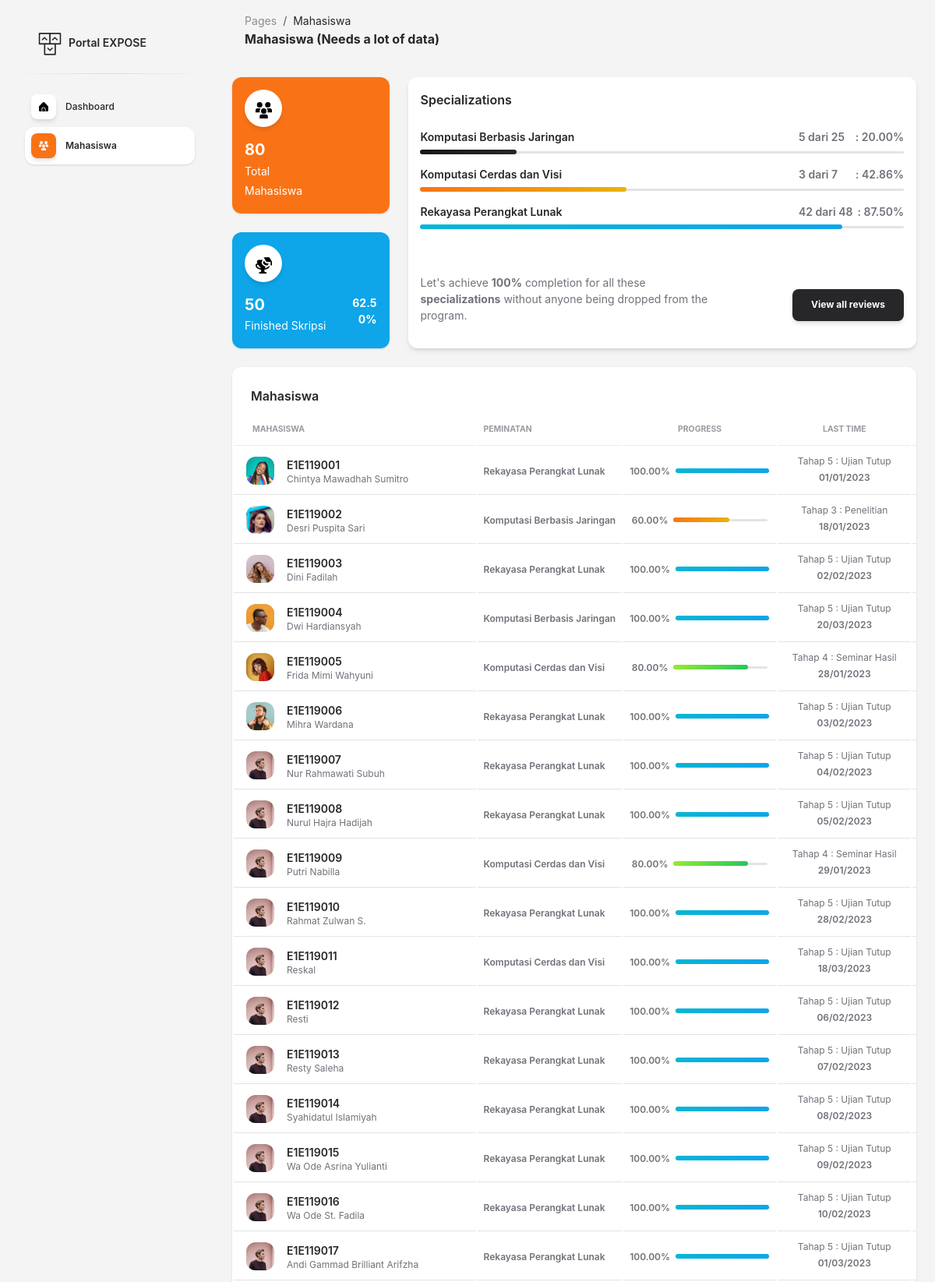
The page /mahasiswa.php (upper part) on the database its author committed.
### tables this page shows
CREATE TABLE IF NOT EXISTS `tb_mahasiswa` (
  `id_m` int NOT NULL AUTO_INCREMENT,
  `nama_mahasiswa` varchar(50) DEFAULT NULL,
  `nim` varchar(12) DEFAULT NULL,
  `peminatan` varchar(30) DEFAULT NULL,
  `jenis_kelamin` varchar(12) DEFAULT NULL,
  PRIMARY KEY (`id_m`)
);

CREATE TABLE IF NOT EXISTS `tb_tahapan` (
  `id_t` int NOT NULL AUTO_INCREMENT,
  `nama_tahap` varchar(20) DEFAULT NULL,
  PRIMARY KEY (`id_t`)
);

### mahasiswa/mahasiswa.php (the view, shortened to what this page needs)
<?php
require_once("conn.php");
$queryStudents = "SELECT
                    m.id_m, m.nim, m.nama_mahasiswa AS nama, m.peminatan,
                    MAX(p.id_t) AS last_progress_id,
                    MAX(p.tanggal) AS last_progress_date,
                    COUNT(p.id_t) AS total_progress_steps
                  FROM
                    tb_mahasiswa m
                  LEFT JOIN
                    tb_progress p ON m.id_m = p.id_m
                  GROUP BY
                    m.id_m
                  ORDER BY
                    m.nim";
$resultStudents = mysqli_query($mysqli, $queryStudents);
?>
<div class="table-responsive p-0">
    <table class="table align-items-center mb-0">
        <thead>
            <tr>
                <th class="text-uppercase text-secondary text-xxs font-weight-bolder opacity-7">Mahasiswa</th>
                <th class="text-uppercase text-secondary text-xxs font-weight-bolder opacity-7 ps-2">Peminatan</th>
                <th class="text-center text-uppercase text-secondary text-xxs font-weight-bolder opacity-7">Progress</th>
                <th class="text-center text-uppercase text-secondary text-xxs font-weight-bolder opacity-7">Last Time</th>
                <th class="text-secondary opacity-7"></th>
            </tr>
        </thead>
        <tbody>
            <?php while ($row = mysqli_fetch_assoc($resultStudents)): ?>
                <?php
                $nim = strtoupper($row['nim']);
                $nama = $row['nama'];
                $peminatan = $row['peminatan'];
                $lastProgressId = $row['last_progress_id'];
                $lastProgressDate = $row['last_progress_date'];
                $totalProgressSteps = $row['total_progress_steps'];
                $queryStageName = "SELECT nama_tahap FROM tb_tahapan WHERE id_t = $lastProgressId";
                $resultStageName = mysqli_query($mysqli, $queryStageName);
                $stageRow = mysqli_fetch_assoc($resultStageName);
                $stageName = $stageRow ? $stageRow['nama_tahap'] : "Unknown";
                $percentage = ($totalProgressSteps > 0) ? ($lastProgressId / 5) * 100 : 0;
                if ($percentage <= 20) {
                    $colorClass = 'bg-gradient-dark';
                } elseif ($percentage <= 40) {
                    $colorClass = 'bg-gradient-danger';
                } elseif ($percentage <= 60) {
                    $colorClass = 'bg-gradient-warning';
                } elseif ($percentage <= 80) {
                    $colorClass = 'bg-gradient-success';
                } else {
                    $colorClass = 'bg-gradient-info';
                }
                $photoPath = file_exists("assets/img/mahasiswa/$nim.jpg") ? "assets/img/mahasiswa/$nim.jpg" : "assets/img/mahasiswa/default.jpg";
                ?>
                <tr>
                    <td>
                        <div class="d-flex px-2 py-1">
                            <div>
                                <img src="<?php echo $photoPath; ?>" class="avatar avatar-sm me-3" alt="<?php echo $nama; ?>">
                            </div>
                            <div class="d-flex flex-column justify-content-center">
                                <h6 class="mb-0 text-sm"><?php echo $nim; ?></h6>
                                <p class="text-xs text-secondary mb-0"><?php echo $nama; ?></p>
                            </div>
                        </div>
                    </td>
                    <td>
                        <p class="text-xs font-weight-bold mb-0"><?php echo $peminatan; ?></p>
                    </td>
                    <td class="align-middle text-center text-sm">
                        <div class="d-flex align-items-center justify-content-center">
                            <span class="me-2 text-xs font-weight-bold"><?php echo number_format($percentage, 2); ?>%</span>
                            <div>
                                <div class="progress">
                                    <div class="progress-bar <?php echo $colorClass; ?>" role="progressbar" aria-valuenow="<?php echo $percentage; ?>" aria-valuemin="0" aria-valuemax="100" style="width: <?php echo $percentage; ?>%;"></div>
                                </div>
                            </div>
                        </div>
                    </td>
                    <td class="align-middle text-center">
                        <p class="text-xs text-secondary mb-0"><?php echo "Tahap ".$lastProgressId." : ". $stageName; ?></p>
                        <span class="text-secondary text-xs font-weight-bold"><?php echo date('d/m/Y', strtotime($lastProgressDate)); ?></span>
                    </td>
                    <td class="align-middle">
                    </td>
                </tr>
            <?php endwhile; ?>
        </tbody>
    </table>
</div>

### mahasiswa.php (shortened to what this page needs)
<!DOCTYPE html>
<html lang="en">
<head>
  <link rel="stylesheet" href="assets/css/inter-font.css">
  <link rel="stylesheet" href="assets/css/nucleo-icons.css">
  <link rel="stylesheet" href="assets/css/nucleo-svg.css">
  <link id="pagestyle" href="assets/css/soft-ui-dashboard.css?v=1.1.0" rel="stylesheet" />
</head>
<body class="g-sidenav-show  bg-gray-100">
  <aside class="sidenav navbar navbar-vertical navbar-expand-xs border-0 border-radius-xl my-3 fixed-start ms-3 " id="sidenav-main">
    <div class="sidenav-header">
      <a class="navbar-brand m-0" target="_blank">
        <img src="assets/img/logo-ct-dark.png" class="navbar-brand-img h-100" alt="main_logo">
        <span class="ms-1 font-weight-bold">Portal EXPOSE</span>
      </a>
    </div>
    <hr class="horizontal dark mt-0">
    <div class="collapse navbar-collapse  w-auto " id="sidenav-collapse-main">
      <ul class="navbar-nav">
        <li class="nav-item">
          <a class="nav-link  " href="index.php">
            <div class="icon icon-shape icon-sm shadow border-radius-md bg-white text-center me-2 d-flex align-items-center justify-content-center">
              <img src="assets/img/Icons/home.svg" alt="" width="12px" height="12px" viewBox="0 0 45 40">
            </div>
            <span class="nav-link-text ms-1">Dashboard</span>
          </a>
        </li>
        <li class="nav-item">
          <a class="nav-link  active" href="mahasiswa.php">
            <div class="icon icon-shape icon-sm shadow border-radius-md bg-white text-center me-2 d-flex align-items-center justify-content-center">
              <img src="assets/img/Icons/users.png" alt="" width="12px" height="12px" viewBox="0 0 45 40">
            </div>
            <span class="nav-link-text ms-1">Mahasiswa</span>
          </a>
        </li>
      </ul>
    </div>
  </aside>
  <main class="main-content position-relative max-height-vh-100 h-100 border-radius-lg ">
    <nav class="navbar navbar-main navbar-expand-lg px-0 mx-4 shadow-none border-radius-xl" id="navbarBlur" navbar-scroll="true">
      <div class="container-fluid py-1 px-3">
        <nav aria-label="breadcrumb">
          <ol class="breadcrumb bg-transparent mb-0 pb-0 pt-1 px-0 me-sm-6 me-5">
            <li class="breadcrumb-item text-sm"><a class="opacity-5 text-dark" href="javascript:;">Pages</a></li>
            <li class="breadcrumb-item text-sm text-dark active" aria-current="page">Mahasiswa</li>
          </ol>
          <h6 class="font-weight-bolder mb-0">Mahasiswa (Needs a lot of data)</h6>
        </nav>
      </div>
    </nav>
    <div class="container-fluid py-4">
      <div class="row">
        <div class="col-lg-3 col-12">
<div class="row">
  <?php
  include 'mahasiswa/total.php';
  include 'mahasiswa/skripsi.php';
  ?>
</div>
        </div>
        <div class="col-lg-9 col-12 mt-4 mt-lg-0">
          <div class="card shadow h-100">
            <div class="card-header pb-0 p-3">
              <h6 class="mb-0">Specializations</h6>
            </div>
            <?php
            include 'mahasiswa/peminatan.php';
            ?>
            <div class="card-footer pt-0 p-3 d-flex align-items-center">
              <div class="w-60">
                <p class="text-sm">
                  Let's achieve <b>100%</b> completion for all these <b>specializations</b>  without anyone being dropped from the program.
                </p>
              </div>
              <div class="w-40 text-end">
                <a class="btn btn-dark mb-0 text-end" href="javascript:;" onclick="scrollToTable()">View all reviews</a>
              </div>
            </div>
          </div>
        </div>
      </div>
      <div class="row">
        <div class="col-12 mt-4">
          <div class="card mb-4">
            <div class="card-header pb-0">
              <h6>Mahasiswa</h6>
            </div>
            <div class="card-body px-0 pt-0 pb-2">
              <?php
            include 'mahasiswa/mahasiswa.php';
            ?>
            </div>
          </div>
        </div>
      </div>
    </div>
  </main>
</body>
</html>

### mahasiswa/total.php
<?php
require_once("conn.php");
$result = mysqli_query($mysqli, "SELECT COUNT(*) AS total_mahasiswa FROM tb_mahasiswa");
if ($result) {
    $row = mysqli_fetch_assoc($result);
    $totalMahasiswa = $row['total_mahasiswa'];
} else {
    $totalMahasiswa = "Data tidak tersedia";
}
?>
<div class="col-lg-12 col-md-6 col-12 mb-4">
  <div class="card">
    <span class="mask bg-primary opacity-10 border-radius-lg"></span>
    <div class="card-body p-3 position-relative">
      <div class="row">
        <div class="col-8 text-start">
          <div class="icon icon-shape bg-white shadow text-center border-radius-2xl">
            <img class="Center mt-3 pb-1" src="assets/img/Icons/users.svg" alt="" height="25px">
          </div>
          <h5 class="text-white font-weight-bolder mb-0 mt-3">
            <?php echo $totalMahasiswa; ?>
          </h5>
          <span class="text-white text-sm">Total Mahasiswa</span>
        </div>
      </div>
    </div>
  </div>
</div>

### mahasiswa/skripsi.php (shortened to what this page needs)
<?php
require_once("conn.php");
$queryTahap5 = "SELECT COUNT(DISTINCT id_m) AS count_tahap5 FROM tb_progress WHERE id_t = 5";
$resultTahap5 = mysqli_query($mysqli, $queryTahap5);
$queryTotalMahasiswa = "SELECT COUNT(*) AS total_mahasiswa FROM tb_mahasiswa";
$resultTotalMahasiswa = mysqli_query($mysqli, $queryTotalMahasiswa);
if ($resultTahap5 && $resultTotalMahasiswa) {
    $countTahap5 = mysqli_fetch_assoc($resultTahap5)['count_tahap5'];
    $totalMahasiswa = mysqli_fetch_assoc($resultTotalMahasiswa)['total_mahasiswa'];
    $percentage = ($totalMahasiswa > 0) ? ($countTahap5 / $totalMahasiswa) * 100 : 0;
} else {
    $countTahap5 = "Data tidak tersedia";
    $totalMahasiswa = "Data tidak tersedia";
    $percentage = "Data tidak tersedia";
}
?>
<div class="col-lg-12 col-md-6 col-12 mt-4 mt-md-0">
  <div class="card">
    <span class="mask bg-info opacity-10 border-radius-lg"></span>
    <div class="card-body p-3 position-relative">
      <div class="row">
        <div class="col-8 text-start">
          <div class="icon icon-shape bg-white shadow text-center border-radius-2xl">
            <img class="Center mt-3 pb-1" src="assets/img/Icons/troph-b.png" alt="" height="25px">
          </div>
          <h5 class="text-white font-weight-bolder mb-0 mt-3">
            <?php echo $countTahap5; ?>
          </h5>
          <span class="text-white text-sm">Finished Skripsi</span>
        </div>
        <div class="col-4">
          <p class="text-white text-sm text-end font-weight-bolder mt-auto mb-0">
            <?php echo number_format($percentage, 2); ?>%
          </p>
        </div>
      </div>
    </div>
  </div>
</div>

### mahasiswa/peminatan.php
<?php
require_once("conn.php");
$queryTotalMahasiswaPerPeminatan = "SELECT peminatan, COUNT(*) AS total_mahasiswa FROM tb_mahasiswa GROUP BY peminatan";
$resultTotalMahasiswaPerPeminatan = mysqli_query($mysqli, $queryTotalMahasiswaPerPeminatan);
$progressData = [];
while ($row = mysqli_fetch_assoc($resultTotalMahasiswaPerPeminatan)) {
    $peminatan = $row['peminatan'];
    $totalMahasiswa = $row['total_mahasiswa'];
    $queryReachedTahap5 = "SELECT COUNT(DISTINCT tb_progress.id_m) AS count_tahap5
                            FROM tb_progress
                            JOIN tb_mahasiswa ON tb_progress.id_m = tb_mahasiswa.id_m
                            WHERE tb_mahasiswa.peminatan = '$peminatan' AND tb_progress.id_t = 5";
    $resultReachedTahap5 = mysqli_query($mysqli, $queryReachedTahap5);
    $countTahap5 = mysqli_fetch_assoc($resultReachedTahap5)['count_tahap5'];
    $percentage = ($totalMahasiswa > 0) ? ($countTahap5 / $totalMahasiswa) * 100 : 0;
    if ($percentage <= 20) {
        $colorClass = 'bg-gradient-dark';
    } elseif ($percentage <= 40) {
        $colorClass = 'bg-gradient-danger';
    } elseif ($percentage <= 60) {
        $colorClass = 'bg-gradient-warning';
    } elseif ($percentage <= 80) {
        $colorClass = 'bg-gradient-success';
    } else {
        $colorClass = 'bg-gradient-info';
    }
    $progressData[] = [
        'peminatan' => $peminatan,
        'countTahap5' => $countTahap5,
        'totalMahasiswa' => $totalMahasiswa,
        'percentage' => $percentage,
        'colorClass' => $colorClass
    ];
}
?>
<div class="card-body pb-0 p-3">
    <ul class="list-group">
        <?php foreach ($progressData as $data): ?>
            <li class="list-group-item border-0 d-flex align-items-center px-0 mb-0">
                <div class="w-100">
                    <div class="d-flex mb-2">
                        <span class="me-2 text-sm font-weight-bold text-dark">
                            <?php echo $data['peminatan']; ?>
                        </span>
                        <span class="ms-auto text-sm font-weight-bold d-flex align-items-center justify-content-between" style="width: 135px;">
                            <?php
                                echo $data['countTahap5'];
                            ?>
                            dari
                            <?php
                                echo $data['totalMahasiswa'];
                            ?>
                            <span class="ms-1"> :  <?php echo number_format($data['percentage'], 2); ?>%</span>
                        </span>
                    </div>
                    <div>
                        <div class="progress progress-md">
                            <div class="progress-bar <?php echo $data['colorClass']; ?>" role="progressbar" style="width: <?php echo $data['percentage']; ?>%;" aria-valuenow="<?php echo $data['percentage']; ?>" aria-valuemin="0" aria-valuemax="100"></div>
                        </div>
                    </div>
                </div>
            </li>
        <?php endforeach; ?>
    </ul>
</div>

### assets/css/nucleo-svg.css (style rules this page uses)
.icon { display: inline-block; color: #111111; height: 1em; width: 1em; }
.icon-sm { height: 0.8em; width: 0.8em; }
.icon { fill: currentColor; stroke: none; }

### rows shown on the page
tb_mahasiswa: nim (picture), nim "E1E119001", nama_mahasiswa "Chintya Mawadhah Sumitro", peminatan "Rekayasa Perangkat Lunak", percentage "100.00", $percentage 100 (drawn), lastProgressId "5", tb_tahapan.nama_tahap "Ujian Tutup", lastProgressDate "01/01/2023"
tb_mahasiswa: nim (picture), nim "E1E119002", nama_mahasiswa "Desri Puspita Sari", peminatan "Komputasi Berbasis Jaringan", percentage "60.00", $percentage 60 (drawn), lastProgressId "3", tb_tahapan.nama_tahap "Penelitian", lastProgressDate "18/01/2023"
tb_mahasiswa: nim (picture), nim "E1E119003", nama_mahasiswa "Dini Fadilah", peminatan "Rekayasa Perangkat Lunak", percentage "100.00", $percentage 100 (drawn), lastProgressId "5", tb_tahapan.nama_tahap "Ujian Tutup", lastProgressDate "02/02/2023"
tb_mahasiswa: nim (picture), nim "E1E119004", nama_mahasiswa "Dwi Hardiansyah", peminatan "Komputasi Berbasis Jaringan", percentage "100.00", $percentage 100 (drawn), lastProgressId "5", tb_tahapan.nama_tahap "Ujian Tutup", lastProgressDate "20/03/2023"
tb_mahasiswa: nim (picture), nim "E1E119005", nama_mahasiswa "Frida Mimi Wahyuni", peminatan "Komputasi Cerdas dan Visi", percentage "80.00", $percentage 80 (drawn), lastProgressId "4", tb_tahapan.nama_tahap "Seminar Hasil", lastProgressDate "28/01/2023"
tb_mahasiswa: nim (picture), nim "E1E119006", nama_mahasiswa "Mihra Wardana", peminatan "Rekayasa Perangkat Lunak", percentage "100.00", $percentage 100 (drawn), lastProgressId "5", tb_tahapan.nama_tahap "Ujian Tutup", lastProgressDate "03/02/2023"
tb_mahasiswa: nim (picture), nim "E1E119007", nama_mahasiswa "Nur Rahmawati Subuh", peminatan "Rekayasa Perangkat Lunak", percentage "100.00", $percentage 100 (drawn), lastProgressId "5", tb_tahapan.nama_tahap "Ujian Tutup", lastProgressDate "04/02/2023"
tb_mahasiswa: nim "E1E119008", nama_mahasiswa "Nurul Hajra Hadijah", peminatan "Rekayasa Perangkat Lunak", percentage "100.00", $percentage 100 (drawn), lastProgressId "5", tb_tahapan.nama_tahap "Ujian Tutup", lastProgressDate "05/02/2023"
tb_mahasiswa: nim "E1E119009", nama_mahasiswa "Putri Nabilla", peminatan "Komputasi Cerdas dan Visi", percentage "80.00", $percentage 80 (drawn), lastProgressId "4", tb_tahapan.nama_tahap "Seminar Hasil", lastProgressDate "29/01/2023"
tb_mahasiswa: nim "E1E119010", nama_mahasiswa "Rahmat Zulwan S.", peminatan "Rekayasa Perangkat Lunak", percentage "100.00", $percentage 100 (drawn), lastProgressId "5", tb_tahapan.nama_tahap "Ujian Tutup", lastProgressDate "28/02/2023"
tb_mahasiswa: nim "E1E119011", nama_mahasiswa "Reskal", peminatan "Komputasi Cerdas dan Visi", percentage "100.00", $percentage 100 (drawn), lastProgressId "5", tb_tahapan.nama_tahap "Ujian Tutup", lastProgressDate "18/03/2023"
tb_mahasiswa: nim "E1E119012", nama_mahasiswa "Resti", peminatan "Rekayasa Perangkat Lunak", percentage "100.00", $percentage 100 (drawn), lastProgressId "5", tb_tahapan.nama_tahap "Ujian Tutup", lastProgressDate "06/02/2023"
tb_mahasiswa: nim "E1E119013", nama_mahasiswa "Resty Saleha", peminatan "Rekayasa Perangkat Lunak", percentage "100.00", $percentage 100 (drawn), lastProgressId "5", tb_tahapan.nama_tahap "Ujian Tutup", lastProgressDate "07/02/2023"
tb_mahasiswa: nim "E1E119014", nama_mahasiswa "Syahidatul Islamiyah", peminatan "Rekayasa Perangkat Lunak", percentage "100.00", $percentage 100 (drawn), lastProgressId "5", tb_tahapan.nama_tahap "Ujian Tutup", lastProgressDate "08/02/2023"
tb_mahasiswa: nim "E1E119015", nama_mahasiswa "Wa Ode Asrina Yulianti", peminatan "Rekayasa Perangkat Lunak", percentage "100.00", $percentage 100 (drawn), lastProgressId "5", tb_tahapan.nama_tahap "Ujian Tutup", lastProgressDate "09/02/2023"
tb_mahasiswa: nim "E1E119016", nama_mahasiswa "Wa Ode St. Fadila", peminatan "Rekayasa Perangkat Lunak", percentage "100.00", $percentage 100 (drawn), lastProgressId "5", tb_tahapan.nama_tahap "Ujian Tutup", lastProgressDate "10/02/2023"
tb_mahasiswa: nim "E1E119017", nama_mahasiswa "Andi Gammad Brilliant Arifzha", peminatan "Rekayasa Perangkat Lunak", percentage "100.00", $percentage 100 (drawn), lastProgressId "5", tb_tahapan.nama_tahap "Ujian Tutup", lastProgressDate "01/03/2023"

### other values the page prints
$totalMahasiswa "80"
$countTahap5 "50"
$percentage "62.50"
$data['peminatan'] "Komputasi Berbasis Jaringan"
$data['countTahap5'] "5"
$data['totalMahasiswa'] "25"
$data['percentage'] "20.00"
$data['peminatan'] "Komputasi Cerdas dan Visi"
$data['countTahap5'] "3"
$data['totalMahasiswa'] "7"
$data['percentage'] "42.86"
$data['peminatan'] "Rekayasa Perangkat Lunak"
$data['countTahap5'] "42"
$data['totalMahasiswa'] "48"
$data['percentage'] "87.50"
